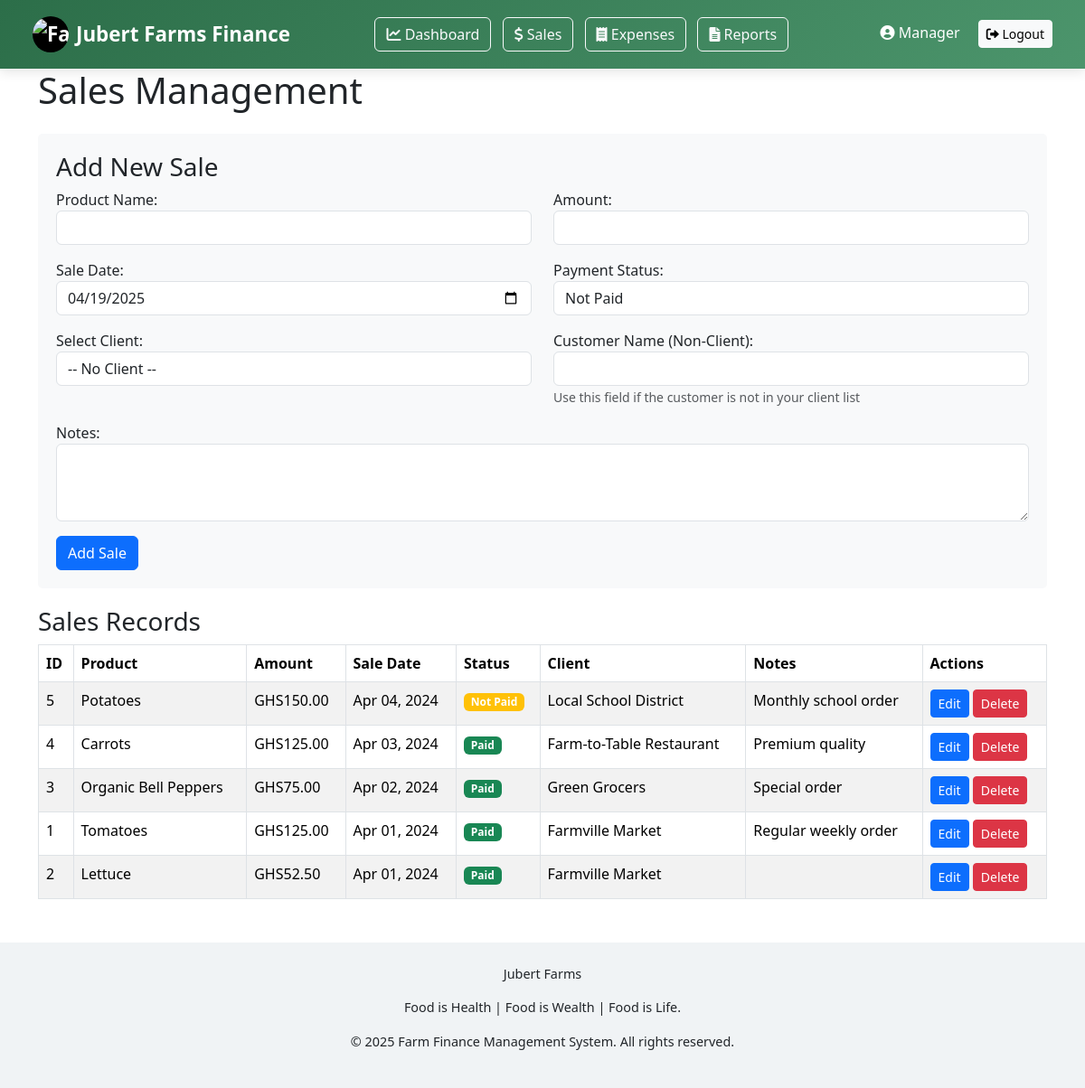
The page /manager/manager_sale.php on the database its author committed.
### tables this page shows
CREATE TABLE IF NOT EXISTS sales (
    sale_id INT AUTO_INCREMENT PRIMARY KEY,
    invoice_no VARCHAR(10) NOT NULL,
    product_name VARCHAR(255) NOT NULL,
    quantity INT NOT NULL DEFAULT 1,
    unit_price DECIMAL(10,2) NOT NULL,
    amount DECIMAL(10,2) NOT NULL,
    sale_date DATE NOT NULL,
    payment_status ENUM('Paid', 'Not Paid') NOT NULL DEFAULT 'Not Paid',
    client_id INT,
    notes TEXT,
    created_at TIMESTAMP DEFAULT CURRENT_TIMESTAMP,
    FOREIGN KEY (client_id) REFERENCES clients(client_id) ON DELETE SET NULL
);

CREATE TABLE IF NOT EXISTS clients (
    client_id INT AUTO_INCREMENT PRIMARY KEY,
    full_name VARCHAR(255) NOT NULL,
    email VARCHAR(255) NOT NULL,
    phone_number VARCHAR(15) NOT NULL,
    address TEXT NOT NULL,
    notes TEXT,
    created_at TIMESTAMP DEFAULT CURRENT_TIMESTAMP
);

### manager/manager_sale.php (the view, shortened to what this page needs)
<?php
include '../config/db.php';
$edit_mode = false;
$product_name = '';
$amount = '';
$sale_date = date('Y-m-d');
$payment_status = 'Not Paid';
$customer_name = '';
$notes = '';
$sql = "SELECT s.*, c.full_name as client_name FROM sales s
        LEFT JOIN clients c ON s.client_id = c.client_id
        ORDER BY sale_date DESC";
$result = $conn->query($sql);
?>
<!DOCTYPE html>
<html lang="en">
<head>
    <link href="https://cdn.jsdelivr.net/npm/bootstrap@5.3.0/dist/css/bootstrap.min.css" rel="stylesheet">
    <link rel="stylesheet" href="https://cdnjs.cloudflare.com/ajax/libs/font-awesome/6.0.0/css/all.min.css">
    <link rel="stylesheet" href="assets/css/bootstrap.min.css">
</head>
<body>
    <nav class="navbar navbar-dark">
    <div class="container-fluid">
        <span class="navbar-brand d-flex align-items-center">
            <div class="logo-container-nav me-2">
                <img src="../assets/logo2.JPG" alt="Farm Logo" class="logo-nav">
            </div>
            Jubert Farms Finance
        </span>
            <div class="me-4">
            <a href="../manager/manager_dashboard.php" class="btn btn-outline-light me-2"><i class="fas fa-chart-line"></i> Dashboard</a>
                <a href="../manager/manager_sale.php" class="btn btn-outline-light me-2"><i class="fas fa-dollar-sign"></i> Sales</a>
                <a href="../manager/manager_expense.php" class="btn btn-outline-light me-2"><i class="fas fa-receipt"></i> Expenses</a>
                <a href="../manager/manager_report.php" class="btn btn-outline-light"><i class="fas fa-file-alt"></i> Reports</a>
</div>
            <div>
            <span class="text-white me-3"><i class="fas fa-user-circle"></i> <?php echo $_SESSION['manager_name'] ?? 'Manager'; ?></span>
                <a href="../logout.php" class="btn btn-light btn-sm"><i class="fas fa-sign-out-alt"></i> Logout</a>
            </div>
        </div>
</nav>
    <div class="container">
        <h1 class="mb-4">Sales Management</h1>
        <div class="form-section">
            <h3><?php echo $edit_mode ? 'Edit Sale Record' : 'Add New Sale'; ?></h3>
            <form method="post" action="<?php echo htmlspecialchars($_SERVER["PHP_SELF"]); ?>">
                <div class="row">
                    <div class="col-md-6">
                        <div class="form-group mb-3">
                            <label for="product_name">Product Name:</label>
                            <input type="text" class="form-control" id="product_name" name="product_name" value="<?php echo $product_name; ?>" required>
                        </div>
                    </div>
                    <div class="col-md-6">
                        <div class="form-group mb-3">
                            <label for="amount">Amount:</label>
                            <input type="number" step="0.01" class="form-control" id="amount" name="amount" value="<?php echo $amount; ?>" required>
                        </div>
                    </div>
                </div>
                <div class="row">
                    <div class="col-md-6">
                        <div class="form-group mb-3">
                            <label for="sale_date">Sale Date:</label>
                            <input type="date" class="form-control" id="sale_date" name="sale_date" value="<?php echo $sale_date; ?>" required>
                        </div>
                    </div>
                    <div class="col-md-6">
                        <div class="form-group mb-3">
                            <label for="payment_status">Payment Status:</label>
                            <select class="form-control" id="payment_status" name="payment_status">
                                <option value="Not Paid" <?php if($payment_status == 'Not Paid') echo 'selected'; ?>>Not Paid</option>
                            </select>
                        </div>
                    </div>
                </div>
                <div class="row">
                    <div class="col-md-6">
                        <div class="form-group mb-3">
                            <label for="client_id">Select Client:</label>
                            <select class="form-control" id="client_id" name="client_id">
                                <option value="">-- No Client --</option>
                            </select>
                        </div>
                    </div>
                    <div class="col-md-6">
                        <div class="form-group mb-3">
                            <label for="customer_name">Customer Name (Non-Client):</label>
                            <input type="text" class="form-control" id="customer_name" name="customer_name" value="<?php echo $customer_name; ?>">
                            <small class="text-muted">Use this field if the customer is not in your client list</small>
                        </div>
                    </div>
                </div>
                <div class="form-group mb-3">
                    <label for="notes">Notes:</label>
                    <textarea class="form-control" id="notes" name="notes" rows="3"><?php echo $notes; ?></textarea>
                </div>
                <button type="submit" class="btn btn-primary"><?php echo $edit_mode ? 'Update Sale' : 'Add Sale'; ?></button>
            </form>
        </div>
        <div class="table-responsive">
            <h3>Sales Records</h3>
            <table class="table table-striped table-bordered">
                <thead class="thead-dark">
                    <tr>
                        <th>ID</th>
                        <th>Product</th>
                        <th>Amount</th>
                        <th>Sale Date</th>
                        <th>Status</th>
                        <th>Client</th>
                        <th>Notes</th>
                        <th>Actions</th>
                    </tr>
                </thead>
                <tbody>
                <?php
                if ($result->num_rows > 0) {
                    while ($row = $result->fetch_assoc()) {
                        echo "<tr>
                                <td>{$row['sale_id']}</td>
                                <td>{$row['product_name']}</td>
                                <td>GHS" . number_format($row['amount'], 2) . "</td>
                                <td>" . date('M d, Y', strtotime($row['sale_date'])) . "</td>
                                <td>" . ($row['payment_status'] == 'Paid' ?
                                    "<span class='badge bg-success'>Paid</span>" :
                                    "<span class='badge bg-warning'>Not Paid</span>") . "</td>
                                <td>" . ($row['client_name'] ? $row['client_name'] : '-') . "</td>
                                <td>" . (strlen($row['notes']) > 50 ? substr($row['notes'], 0, 50) . "..." : $row['notes']) . "</td>
                              <td>
                                    <a href='../manager/manager_sale.php?edit_id={$row['sale_id']}' class='btn btn-sm btn-primary'>Edit</a>
                                    <a href='../manager/manager_sale.php?delete_id={$row['sale_id']}' class='btn btn-sm btn-danger'
                                       onclick='return confirm(\"Are you sure you want to delete this sale?\")'>Delete</a>
                                </td>
                              </tr>";
                    }
                } else {
                    echo "<tr><td colspan='8' class='text-center'>No sales records found</td></tr>";
                }
                ?>
                </tbody>
            </table>
        </div>
    </div>
</body>
</html>
<?php
include '../views/footer.php';?>

### manager/manager_sale.php (style rules this page uses)
:root { --primary-color: #2c6e49; --secondary-color: #4c956c; --accent-color: #fefee3; --light-color: #f0f3f5; --dark-color: #1a3a1a; }
.navbar { background: linear-gradient(135deg, var(--primary-color), var(--secondary-color)) !important; box-shadow: 0 4px 12px rgba(0,0,0,0.1); padding: 0.8rem 1.5rem; }
.navbar-brand { font-weight: 700; font-size: 1.4rem; display: flex; align-items: center; }
.logo-container-nav { width: 40px; height: 40px; border-radius: 50%; background-color: black; display: flex; justify-content: center; align-items: center; overflow: hidden; }
.logo-nav { width: 100%; height: auto; }
.form-section { background-color: #f8f9fa; padding: 20px; border-radius: 5px; margin-bottom: 20px; }
.table-responsive { margin-top: 20px; }

### views/footer.php (style rules this page uses)
:root { --primary-color: #2c6e49; --secondary-color: #4c956c; --accent-color: #fefee3; --light-color: #f0f3f5; --dark-color: #1a3a1a; }

### rows shown on the page
sales: sale_id "5", product_name "Potatoes", amount "150.00", sale_date "Apr 04, 2024", payment_status "Not Paid", client.full_name "Local School District", notes "Monthly school order"
sales: sale_id "4", product_name "Carrots", amount "125.00", sale_date "Apr 03, 2024", payment_status "Paid", client.full_name "Farm-to-Table Restaurant", notes "Premium quality"
sales: sale_id "3", product_name "Organic Bell Peppers", amount "75.00", sale_date "Apr 02, 2024", payment_status "Paid", client.full_name "Green Grocers", notes "Special order"
sales: sale_id "1", product_name "Tomatoes", amount "125.00", sale_date "Apr 01, 2024", payment_status "Paid", client.full_name "Farmville Market", notes "Regular weekly order"
sales: sale_id "2", product_name "Lettuce", amount "52.50", sale_date "Apr 01, 2024", payment_status "Paid", client.full_name "Farmville Market"

### other values the page prints
$_SESSION['manager_name'] "Manager"
